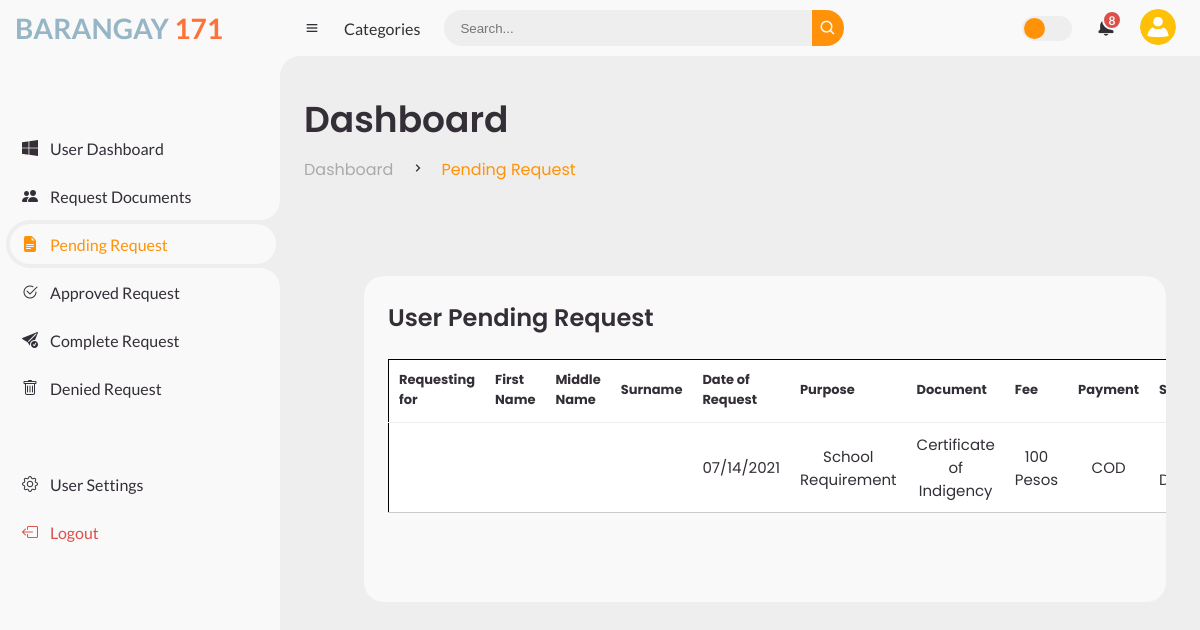
/userrequest.php (signed in), run on the app's committed database.
### tables this page shows
CREATE TABLE `request` (
  `Username` varchar(50) NOT NULL,
  `id` int(11) NOT NULL,
  `requestingfor` varchar(50) NOT NULL,
  `firstname` varchar(50) NOT NULL,
  `midname` varchar(50) NOT NULL,
  `surname` varchar(50) NOT NULL,
  `Fullname` varchar(50) NOT NULL,
  `Birthdate` varchar(20) NOT NULL,
  `Age` int(2) NOT NULL,
  `Gender` varchar(50) NOT NULL,
  `HomeAddress` varchar(50) NOT NULL,
  `Contact` varchar(11) NOT NULL,
  `DateofRequest` varchar(11) NOT NULL,
  `Purposes` varchar(50) NOT NULL,
  `Documents` varchar(50) NOT NULL,
  `Fee` varchar(50) NOT NULL,
  `ValidID` varchar(50) NOT NULL,
  `FrontID` longblob NOT NULL,
  `BackID` longblob NOT NULL,
  `Payment` varchar(50) NOT NULL,
  `Service` varchar(50) NOT NULL,
  `Status` varchar(50) NOT NULL,
  `approvedby` varchar(255) NOT NULL,
  `deniedby` varchar(255) DEFAULT NULL

);

### usersession.php (called while the page is built, shortened)
<?php
   $user_check = $_SESSION['login_user'];
?>

### requestpending.php (called while the page is built, shortened)
<?php
$db = mysqli_connect('localhost', 'root', '', 'bdors');
$result = mysqli_query($db, "SELECT * FROM request where Status='Pending for Approval' and Username = '$user_check'");
?>

### userrequest.php (the view, shortened to what this page needs)
<?php
include 'usersession.php';
?>
<!DOCTYPE html>
<html lang="en">
<head>
	<link href='https://unpkg.com/boxicons@2.0.9/css/boxicons.min.css' rel='stylesheet'>
    <link rel="stylesheet" href="https://cdn.jsdelivr.net/npm/bootstrap-icons@1.11.2/font/bootstrap-icons.min.css">
</head>
<body>
	<section id="sidebar">
		<a href="#" class="brand">
			<h3  class="text">
                Barangay
                <span>171</span>
            </h3>
		</a>
		<ul class="side-menu top">
			<li>
				<a href="userportal.php">
                    <i class="bi bi-windows"></i>
					<span class="text">User Dashboard</span>
				</a>
			</li>
			<li>
				<a href="userreq_doc.php">
                    <i class="bi bi-people-fill"></i>
					<span class="text">Request Documents</span>
				</a>
			</li>
			<li class="active">
				<a href="userrequest.php">
                    <i class="bi bi-file-earmark-text-fill"></i>
					<span class="text">Pending Request</span>
				</a>
			</li>
			<li class>
				<a href="userapvreq.php">
				<i class="bi bi-check2-circle"></i>
					<span class="text">Approved Request</span>
				</a>
			</li>
			<li class>
				<a href="usercomreq.php">
				<i class="bi bi-send-check-fill"></i>
					<span class="text">Complete Request</span>
				</a>
			</li>
			<li class>
				<a href="userdenreq.php">
				<i class="bi bi-trash"></i>
					<span class="text">Denied Request</span>
				</a>
			</li>
		</ul>
		<ul class="side-menu">
			<li>
				<a href="usersetting.php">
                    <i class="bi bi-gear"></i>
					<span class="text">User Settings</span>
				</a>
			</li>
			<li>
				<a href="login.php" class="logout">
                    <i class="bi bi-box-arrow-left"></i>
					<span class="text">Logout</span>
				</a>
			</li>
		</ul>
	</section>
	<section id="content">
		<nav>
			<i class='bx bx-menu' ></i>
			<a href="#" class="nav-link">Categories</a>
			<form action="#">
				<div class="form-input">
					<input type="search" placeholder="Search...">
					<button type="submit" class="search-btn"><i class='bx bx-search' ></i></button>
				</div>
			</form>
			<label for="switch-mode" class="switch-mode"></label>
			<a href="#" class="notification">
				<span class="num">8</span>
			</a>
			<a href="#" class="profile">
				<img src="img/user.png">
			</a>
		</nav>
		<main>
			<div class="head-title">
				<div class="left">
					<h1>Dashboard</h1>
					<ul class="breadcrumb">
						<li>
							<a href="userportal.php">Dashboard</a>
						</li>
						<li><i class='bx bx-chevron-right' ></i></li>
						<li>
							<a class="active" href="userrequest.php">Pending Request</a>
						</li>
					</ul>
				</div>
			</div>
			<div class="content1">
			<div class="table-data">
				<div class="order">
					<div class="head">
						<h3>User Pending Request</h3>
					</div>
<?php include ('requestpending.php');?>
					<table>
						<thead>
							<tr>
								<th>Requesting for</th>
								<th>First Name</th>
								<th>Middle Name</th>
								<th>Surname</th>
								<th>Date of Request</th>
								<th>Purpose</th>
								<th>Document</th>
								<th>Fee</th>
								<th>Payment</th>
								<th>Service</th>
							</tr>
						</thead>
						<tbody>
						<?php while ($row = mysqli_fetch_array($result)){ ?>
   <tr>
   <td><?php echo $row['requestingfor'];?></td>
   <td><?php echo $row['firstname'];?></td>
   <td><?php echo $row['middlename'];?></td>
   <td><?php echo $row['surname'];?></td>
  <td><?php echo $row['DateofRequest'];?></td>
  <td><?php echo $row['Purposes'];?></td>
  <td><?php echo $row['Documents'];?></td>
  <td><?php echo $row['Fee'];?></td>
  <td><?php echo $row['Payment'];?></td>
  <td><?php echo $row['Service'];?></td>
  </tr>
  <?php } ?>
						</tbody>
					</table>
				</div>
</div>
		</main>
	</section>
</body>
</html>

### data on the page
request: DateofRequest "07/14/2021", Purposes "School Requirement", Documents "Certificate of Indigency", Fee "100 Pesos", Payment "COD"
